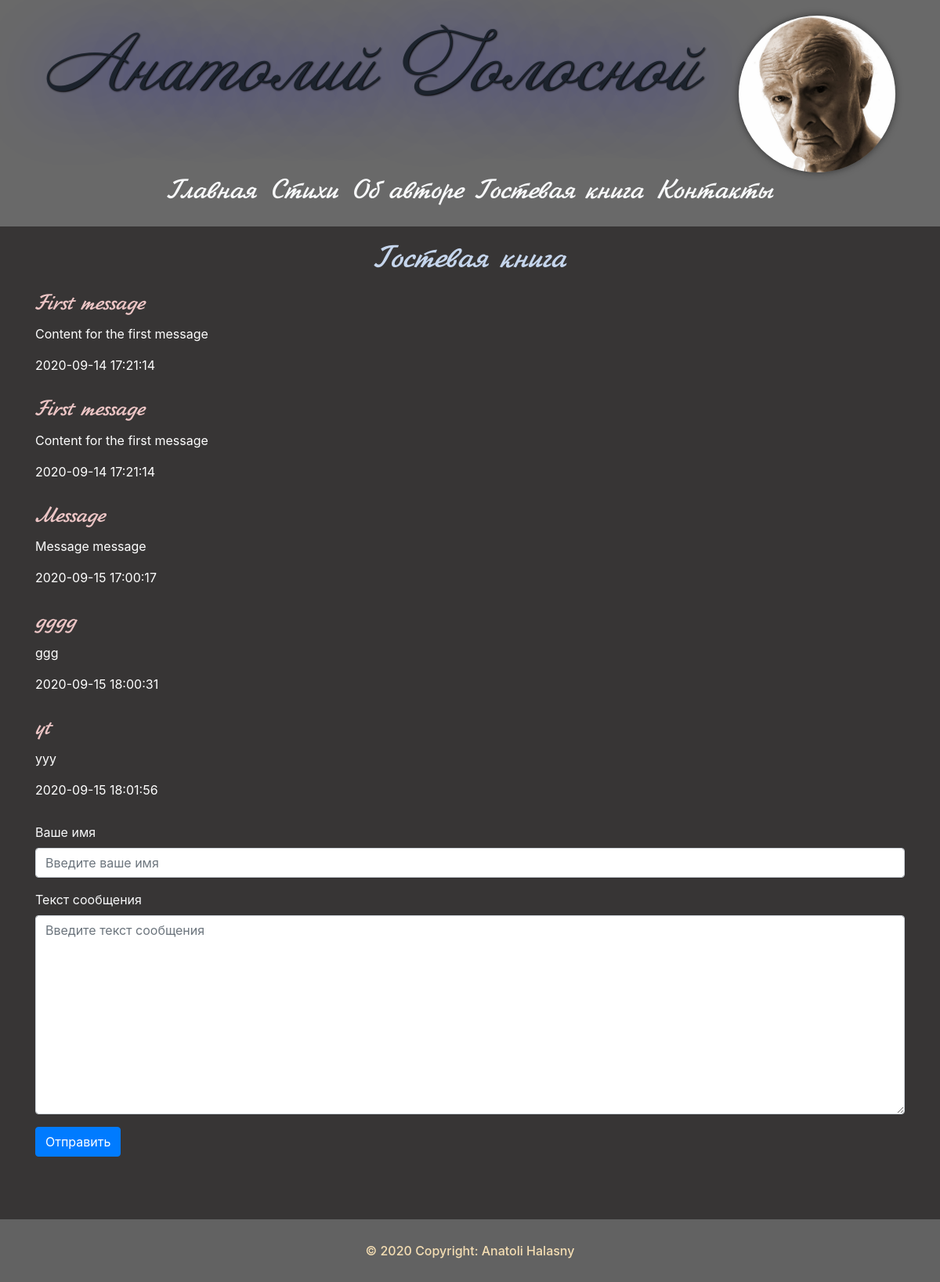
/guest, run on an earlier commit of the app's database.
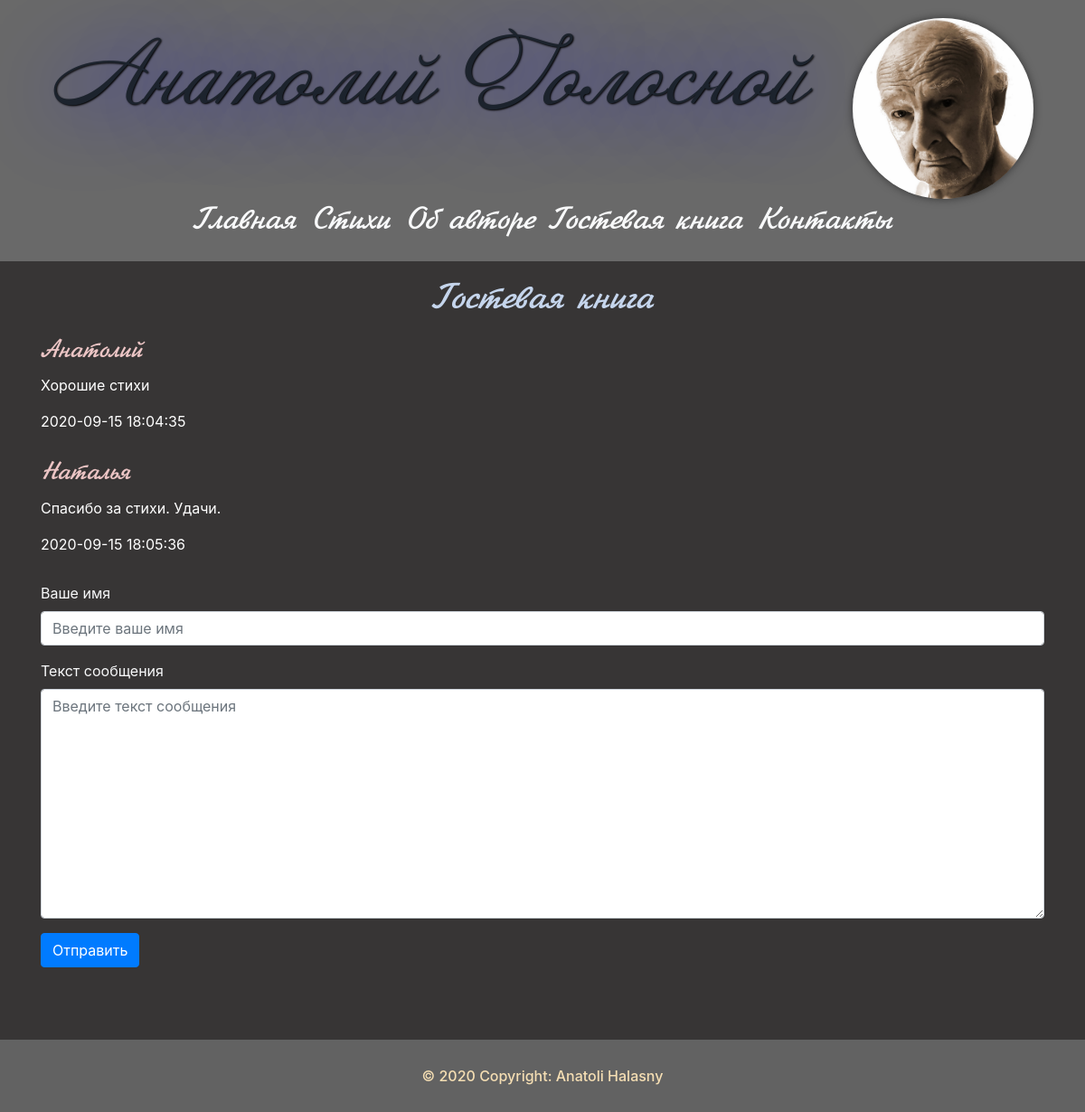
And on a later commit of the database.
### tables this page shows
CREATE TABLE guests(
id INTEGER PRIMARY KEY AUTOINCREMENT,
created TIMESTAMP NOT NULL DEFAULT CURRENT_TIMESTAMP,
guestname TEXT NOT NULL,
messagecontent TEXT NOT NULL
);

### app.py (the view)
@app.route('/guest')
def guest():
    conn = get_db_connection()
    guest = conn.execute('SELECT * FROM guests').fetchall()
    conn.close()
    return render_template('guest.html', title='Гостевая книга', guests=guest)

### app.py (called while the page is built)
def get_db_connection():
    conn = sqlite3.connect('database.db')
    conn.row_factory = sqlite3.Row
    return conn

### templates/guest.html
{% extends 'base.html' %}
{% block content %}
    <h1>{% block title %}{{ title }}{% endblock %}</h1>
    {% for guest in guests %}
        <div class="message">
            <h3>{{ guest['guestname'] }}</h3>
            <p>{{ guest['messagecontent'] }}</p>
            <span>{{ guest['created'] }}</span>
        </div>
    {% endfor %}
    <form action="/guest_book" method="post">
        <div class="form-group">
            <label for="guestname" class="text-light">Ваше имя</label>
            <input type="text" name="guestname" placeholder="Введите ваше имя" class="form-control"
                   value="{{ request.form['guestname'] }}">
        </div>
        <div class="form-group">
            <label for="messagecontent" class="text-light">Текст сообщения</label>
            <textarea name='messagecontent' placeholder="Введите текст сообщения" class="form-control"
                      rows="10">{{ request.form['messagecontent'] }}</textarea>
        </div>
        <div class="form-group">
            <button type="submit" class="btn btn-primary">Отправить</button>
        </div>
    </form>
{% endblock %}

### templates/base.html (shortened to what this page needs)
<!DOCTYPE html>
<html lang="en">
<head>
    <link rel="stylesheet" href="https://stackpath.bootstrapcdn.com/bootstrap/4.5.2/css/bootstrap.min.css"
>
    <link rel="stylesheet" href="/static/css/style.css">
</head>
<body>
{% block header %}
    <header>
        <div class="part">
            <div class="nav_img">
                <p>Анатолий Голосной</p>
                <img class="father" src="/static/image/father2.jpg" alt="">
            </div>
            <div class="nav">
                <ul>
                    <li><a class="p-2 text-light" href="{{ '/' }}">Главная</a></li>
                    <li><a class="p-2 text-light" href="{{ '/verses' }}">Стихи</a></li>
                    <li><a class="p-2 text-light" href="{{ '/about' }}">Об авторе</a></li>
                    <li><a class="p-2 text-light" href="{{ '/guest' }}">Гостевая книга</a></li>
                    <li><a class="p-2 text-light" href="{{ '/contacts' }}">Контакты</a></li>
                </ul>
            </div>
        </div>
    </header>
{% endblock %}
<div class="container">
    {% block content %}
    {% endblock %}
</div>
<footer>
    <div>
        © 2020 Copyright: Anatoli Halasny
    </div>
</footer>
</body>
</html>

### static/css/style.css (style rules this page uses)
* { margin: 0; padding: 0; }
body { background-color: #373535; min-height: 100%; position: relative; }
header { background-color: dimgray; display: flex; justify-content: space-evenly; }
header p { font-family: Annabelle, serif; font-size: 90px; color: #1c232d; }
li { list-style-type: none; }
li a { font-family: Jikharev, serif; font-size: 35px; }
h1 { color: #c5d5ec; text-align: center; margin-top: 20px; font-family: Jikharev, serif; }
h3 { color: #ecc5c5; margin-top: 16px; font-family: Jikharev, serif; }
footer { width: 100%; height: 80px; background-color: #626262; margin-top: 80px; display: flex; justify-content: center; align-items: center; color: wheat; font-weight: 500; position: relative; }
.nav { display: flex; justify-content: space-evenly; }
ul { display: flex; justify-content: center; color: #1c232d; }
.father { width: 200px; height: 200px; border-radius: 50%; margin-left: 50px; box-shadow: 0 0 10px rgba(0,0,0,0.5); }
.nav_img { display: flex; justify-content: space-between; margin-top: 20px; }
.nav_img p { text-shadow: 1px 1px 2px black, 0 0 1em blue; }
.message { color: white; margin-bottom: 30px; }

What changed in the data, as far as the page shows it:
removed guests: guestname "First message", messagecontent "Content for the first message", created "2020-09-14 17:21:14"
removed guests: guestname "First message", messagecontent "Content for the first message", created "2020-09-14 17:21:14"
removed guests: guestname "Message", messagecontent "Message message", created "2020-09-15 17:00:17"
removed guests: guestname "gggg", messagecontent "ggg", created "2020-09-15 18:00:31"
removed guests: guestname "yt", messagecontent "yyy", created "2020-09-15 18:01:56"
added guests: guestname "Анатолий", messagecontent "Хорошие стихи", created "2020-09-15 18:04:35"
added guests: guestname "Наталья", messagecontent "Спасибо за стихи. Удачи.", created "2020-09-15 18:05:36"
